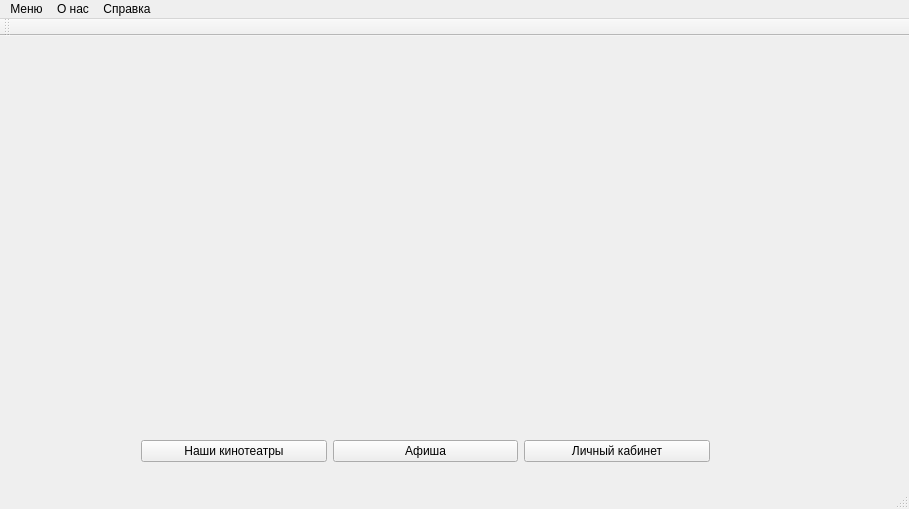
<?xml version="1.0" encoding="UTF-8"?>
<ui version="4.0">
 <class>MainWindow</class>
 <widget class="QMainWindow" name="MainWindow">
  <property name="geometry">
   <rect>
    <x>0</x>
    <y>0</y>
    <width>909</width>
    <height>509</height>
   </rect>
  </property>
  <property name="windowTitle">
   <string/>
  </property>
  <property name="windowIcon">
   <iconset resource="resource.qrc">
    <normaloff>:/rec/img/cinema.png</normaloff>:/rec/img/cinema.png</iconset>
  </property>
  <widget class="QWidget" name="centralWidget">
   <widget class="QWidget" name="layoutWidget">
    <property name="geometry">
     <rect>
      <x>130</x>
      <y>380</y>
      <width>591</width>
      <height>71</height>
     </rect>
    </property>
    <layout class="QHBoxLayout" name="horizontalLayout">
     <item>
      <widget class="QPushButton" name="pushButton_2">
       <property name="text">
        <string>Наши кинотеатры</string>
       </property>
      </widget>
     </item>
     <item>
      <widget class="QPushButton" name="pushButton">
       <property name="text">
        <string>Афиша</string>
       </property>
      </widget>
     </item>
     <item>
      <widget class="QPushButton" name="pushButton_3">
       <property name="text">
        <string>Личный кабинет</string>
       </property>
      </widget>
     </item>
    </layout>
   </widget>
   <widget class="QLabel" name="label">
    <property name="geometry">
     <rect>
      <x>40</x>
      <y>10</y>
      <width>771</width>
      <height>371</height>
     </rect>
    </property>
    <property name="text">
     <string/>
    </property>
    <property name="pixmap">
     <pixmap>../kino.jpg</pixmap>
    </property>
   </widget>
   <widget class="QPushButton" name="pushButton_Admin">
    <property name="geometry">
     <rect>
      <x>400</x>
      <y>240</y>
      <width>71</width>
      <height>31</height>
     </rect>
    </property>
    <property name="text">
     <string/>
    </property>
    <property name="flat">
     <bool>true</bool>
    </property>
   </widget>
  </widget>
  <widget class="QMenuBar" name="menuBar">
   <property name="geometry">
    <rect>
     <x>0</x>
     <y>0</y>
     <width>909</width>
     <height>26</height>
    </rect>
   </property>
   <widget class="QMenu" name="menu">
    <property name="title">
     <string>Меню</string>
    </property>
    <widget class="QMenu" name="menuAdminfunctions">
     <property name="enabled">
      <bool>false</bool>
     </property>
     <property name="title">
      <string>Adminfunctions</string>
     </property>
     <addaction name="action_7"/>
     <addaction name="action_8"/>
     <addaction name="action_9"/>
    </widget>
    <addaction name="action_2"/>
    <addaction name="action_4"/>
    <addaction name="action"/>
    <addaction name="menuAdminfunctions"/>
   </widget>
   <widget class="QMenu" name="menu_2">
    <property name="title">
     <string>О нас</string>
    </property>
    <addaction name="action_5"/>
    <addaction name="action_3"/>
   </widget>
   <widget class="QMenu" name="menu_3">
    <property name="title">
     <string>Справка</string>
    </property>
    <addaction name="action_6"/>
   </widget>
   <addaction name="menu"/>
   <addaction name="menu_2"/>
   <addaction name="menu_3"/>
  </widget>
  <widget class="QToolBar" name="mainToolBar">
   <attribute name="toolBarArea">
    <enum>TopToolBarArea</enum>
   </attribute>
   <attribute name="toolBarBreak">
    <bool>false</bool>
   </attribute>
  </widget>
  <widget class="QStatusBar" name="statusBar"/>
  <action name="action">
   <property name="icon">
    <iconset resource="resource.qrc">
     <normaloff>:/rec/img/exit.png</normaloff>:/rec/img/exit.png</iconset>
   </property>
   <property name="text">
    <string>Выйти</string>
   </property>
   <property name="shortcut">
    <string>Ctrl+Q</string>
   </property>
  </action>
  <action name="action_3">
   <property name="icon">
    <iconset resource="resource.qrc">
     <normaloff>:/rec/img/cinema.png</normaloff>:/rec/img/cinema.png</iconset>
   </property>
   <property name="text">
    <string>Наши кинотеатры</string>
   </property>
   <property name="toolTip">
    <string>Наши кинотеатры</string>
   </property>
   <property name="shortcut">
    <string>Ctrl+K</string>
   </property>
  </action>
  <action name="action_2">
   <property name="icon">
    <iconset resource="resource.qrc">
     <normaloff>:/rec/img/afisha.png</normaloff>:/rec/img/afisha.png</iconset>
   </property>
   <property name="text">
    <string>Афиша</string>
   </property>
   <property name="shortcut">
    <string>Ctrl+A</string>
   </property>
  </action>
  <action name="action_4">
   <property name="icon">
    <iconset resource="resource.qrc">
     <normaloff>:/rec/img/login.png</normaloff>:/rec/img/login.png</iconset>
   </property>
   <property name="text">
    <string>Личный кабинет</string>
   </property>
   <property name="shortcut">
    <string>Ctrl+L</string>
   </property>
  </action>
  <action name="action_5">
   <property name="icon">
    <iconset resource="resource.qrc">
     <normaloff>:/rec/img/reviews.png</normaloff>:/rec/img/reviews.png</iconset>
   </property>
   <property name="text">
    <string>Отзывы</string>
   </property>
   <property name="shortcut">
    <string>Ctrl+O</string>
   </property>
  </action>
  <action name="action_6">
   <property name="icon">
    <iconset resource="resource.qrc">
     <normaloff>:/rec/img/help.png</normaloff>:/rec/img/help.png</iconset>
   </property>
   <property name="text">
    <string>Помощь</string>
   </property>
   <property name="shortcut">
    <string>Ctrl+H</string>
   </property>
  </action>
  <action name="action_7">
   <property name="icon">
    <iconset resource="resource.qrc">
     <normaloff>:/rec/img/inkognito.jpg</normaloff>:/rec/img/inkognito.jpg</iconset>
   </property>
   <property name="text">
    <string>Добавление фильма</string>
   </property>
  </action>
  <action name="action_8">
   <property name="icon">
    <iconset resource="resource.qrc">
     <normaloff>:/rec/img/inkognito.jpg</normaloff>:/rec/img/inkognito.jpg</iconset>
   </property>
   <property name="text">
    <string>Забронированные билеты</string>
   </property>
  </action>
  <action name="action_9">
   <property name="icon">
    <iconset resource="resource.qrc">
     <normaloff>:/rec/img/inkognito.jpg</normaloff>:/rec/img/inkognito.jpg</iconset>
   </property>
   <property name="text">
    <string>Аккаунты пользователей</string>
   </property>
  </action>
 </widget>
 <layoutdefault spacing="6" margin="11"/>
 <resources>
  <include location="resource.qrc"/>
 </resources>
 <connections/>
</ui>
